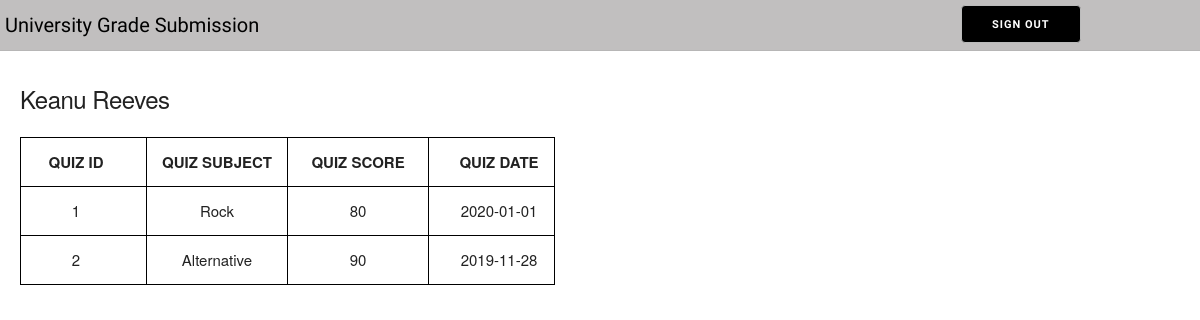
The app's page /student/2 (signed in) with its own data.
### tables this page shows
CREATE TABLE students (
    student_id INTEGER PRIMARY KEY AUTOINCREMENT NOT NULL,
    last_name TEXT,
    first_name TEXT
);

CREATE TABLE results (
    results_id INTEGER PRIMARY KEY AUTOINCREMENT NOT NULL,
    student_id INT NOT NULL,
    quiz_id INT NOT NULL,
    grade INT NOT NULL
);

CREATE TABLE quizes (
    quiz_id INTEGER PRIMARY KEY AUTOINCREMENT NOT NULL,
    subject_name TEXT,
    questions TEXT,
    quiz_date DATE
);

### app.py (the view)
@app.route('/student/<id>')
def get_students(id):
    if session.get('logged_in'):
        cursor = conn.cursor()
        result_query = find_student_quizes(id)
        details_results = get_results(cursor, result_query)
        details_values = merge_tuples_to_dict(config_results_keys(), details_results) if details_results else details_results
        return render_template('student.html', details_values=details_values, cache_bust=random.random())
    else:
        flash('please login!')
        return redirect(url_for('home'))

### utilities.py (called while the page is built)
def get_results(cursor, query):
    cursor.execute(query)
    result = cursor.fetchall()
    return result

def config_results_keys():
    results_tuple = ('first_name', 'last_name', 'subject', 'quiz_id', 'quiz_date', 'score')
    return results_tuple

def merge_tuples_to_dict(key_tup, val_tup_list):
    result_list = [dict(zip(key_tup, val_tup)) for val_tup in val_tup_list]
    return result_list

def find_student_quizes(id):
    sql_query = f"""
    SELECT
    students.first_name AS 'PersonFirst',
    students.last_name AS 'PersonLast',
	quizes.subject_name AS 'quizSubject',
    quizes.quiz_id AS 'quizId',
    quizes.quiz_date as 'quizDate',
    results.grade AS 'resultsScore'
    FROM students
	JOIN results ON students.student_id = results.student_id
    JOIN quizes ON results.quiz_id = quizes.quiz_id
    WHERE students.student_id IS {id};
    """
    return sql_query

### templates/student.html (shortened to what this page needs)
<!DOCTYPE html>
<html lang="en">
<head>
    <link rel="stylesheet" href="{{ url_for('static', filename='css/normalize.css')}}?bust={{cache_bust}}">
    <link rel="stylesheet" href="{{ url_for('static', filename='css/skeleton.css')}}?bust={{cache_bust}}">
    <link rel="stylesheet" href="{{ url_for('static', filename='css/main.css')}}?bust={{cache_bust}}">
</head>
<body>
    <div class="sign-up-page">
        <div class="nav-bar">
            <div class="nav-heading">
                <span><a href="/login">University Grade Submission</a></span>
            </div>
            <div class="error-messages">
            </div>
            <div class="signout-button-container">
                <form action="/logout">
                    <button class="signout-button">Sign Out</button>
                </form>
            </div>
        </div>
        {% if details_values %}
        <div class="student-table">
            <div>
                <h5>{{ details_values[0]['first_name'].capitalize() + " " + details_values[0]['last_name'].capitalize() }}</h5>
            </div>
            <table>
                <tr>
                    <th>QUIZ ID</th>
                    <th>QUIZ SUBJECT</th>
                    <th>QUIZ SCORE</th>
                    <th>QUIZ DATE</th>
                </tr>
                {% for details in details_values %}
                <tr>
                    <td>{{ details.quiz_id }}</td>
                    <td>{{ details.subject }}</td>
                    <td>{{ details.score }}</td>
                    <td>{{ details.quiz_date}}</td>
                </tr>
                {% endfor %}
            </table>
            {% else %}
                <div class="student-table"><h5>No Results</h5></div>
            {% endif %}
        </div>
    </div>
</body>
</html>

### static/css/skeleton.css (style rules this page uses)
html { font-size: 62.5%; }
body { font-size: 1.5em; line-height: 1.6; font-weight: 400; font-family: "Raleway", "HelveticaNeue", "Helvetica Neue", Helvetica, Arial, sans-serif; color: #222; }
h1, h2, h3, h4, h5, h6 { margin-top: 0; margin-bottom: 2rem; font-weight: 300; }
h5 { font-size: 1.8rem; line-height: 1.5; letter-spacing: -.05rem; }
@media (min-width: 550px) { h5 { font-size: 2.4rem; } }
a { color: #1EAEDB; }
.button, button, input[type="submit"], input[type="reset"], input[type="button"] { display: inline-block; height: 38px; padding: 0 30px; color: #555; text-align: center; font-size: 11px; font-weight: 600; line-height: 38px; letter-spacing: .1rem; text-transform: uppercase; text-decoration: none; white-space: nowrap; background-color: transparent; border-radius: 4px; border: 1px solid #bbb; cursor: pointer; box-sizing: border-box; }
th, td { padding: 12px 15px; text-align: left; border-bottom: 1px solid #E1E1E1; }
th:first-child, td:first-child { padding-left: 0; }
th:last-child, td:last-child { padding-right: 0; }
button, .button { margin-bottom: 1rem; }
pre, blockquote, dl, figure, table, p, ul, ol, form { margin-bottom: 2.5rem; }

### static/css/main.css (style rules this page uses)
table, th, td { border: 1px solid black; }
button, select, .btn { cursor: pointer; }
.sign-up-page { width: 100%; height: 100%; position: absolute; }
.nav-bar { width: 100%; background-color: #c1bfbf; height: 50px; font-family: 'Oxygen', sans-serif; border-bottom: 1px solid #b7b6b6; display: flex; }
.nav-heading { width: 35%; padding-left: 5px; font-size: 2rem; height: 100%; align-items: center; display: flex; cursor: pointer; }
.nav-heading a:link, .nav-heading a:visited, .nav-heading a:hover, .nav-heading a:active { text-decoration: none; color: black; }
.error-messages { width: 45%; display: flex; justify-content: flex-end; align-items:center; color: #bf3737; font-weight: 800; }
.signout-button-container { width: 20%; display: flex; }
.signout-button { background-color: black; color: white; margin-bottom: 0; margin-top: 5px; }
.student-table { padding-top: 30px; padding-left: 20px; }
.student-table, td, th { min-width: 110px; }
.student-table th, .student-table td { text-align: center; }

### records on screen
students: first_name+last_name "Keanu Reeves"
results: quiz_id "1", subject "Rock", score "80", quiz_date "2020-01-01"
results: quiz_id "2", subject "Alternative", score "90", quiz_date "2019-11-28"
